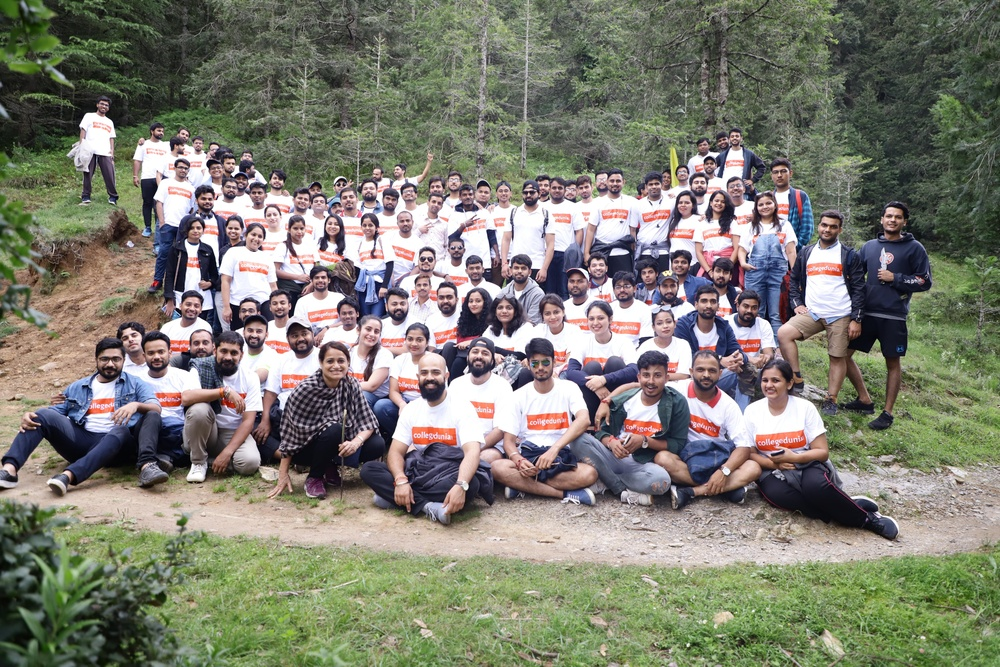
#> input picture team1.jpg, 1000 x 667 px, shrunk from 6240 x 4160 before the run
$ python facecount.py
#> lines starting #> are read from the running program, lines starting #| are printed output that depends on the picture
import cv2
face_cascade = cv2.CascadeClassifier('haarcascade_frontalface_default.xml')
img = cv2.imread('team1.jpg')
#> img is the input picture: shape (667, 1000, 3); mean B, G, R 113, 126.2, 126.4
gray = cv2.cvtColor(img, cv2.COLOR_BGR2GRAY)
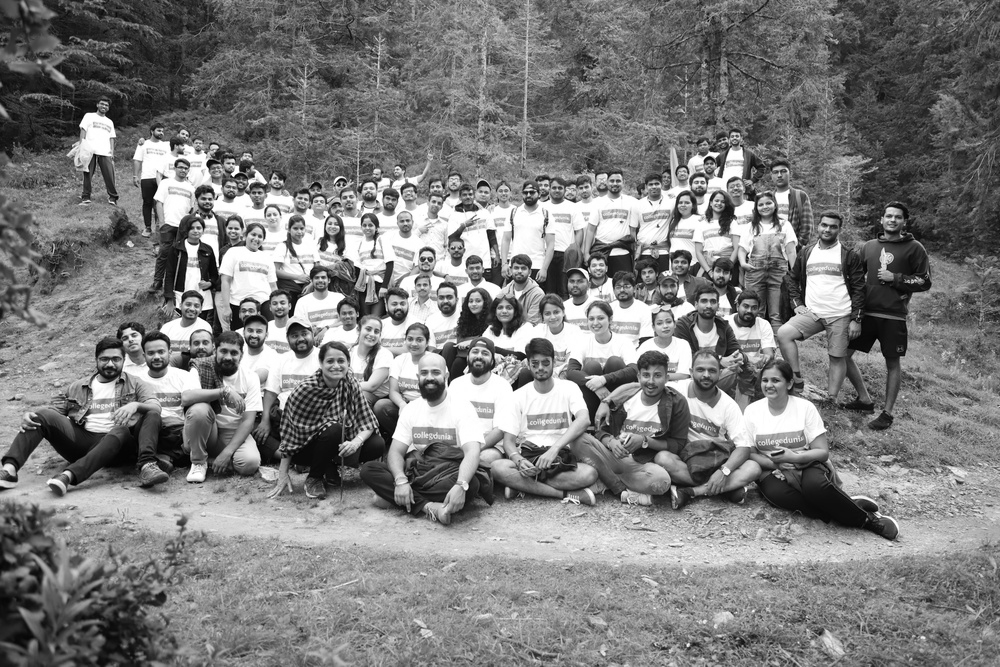
#> gray: shape (667, 1000); min 0, max 255, mean 124.7
faces = face_cascade.detectMultiScale(gray, 1.3, 5)
#> faces = [[402, 330, 26, 26], [142, 342, 28, 28]]
count_faces=str(len(faces))
#> count_faces = '2'
print ("number of face(s)= " + count_faces)
#| number of face(s)= 2
